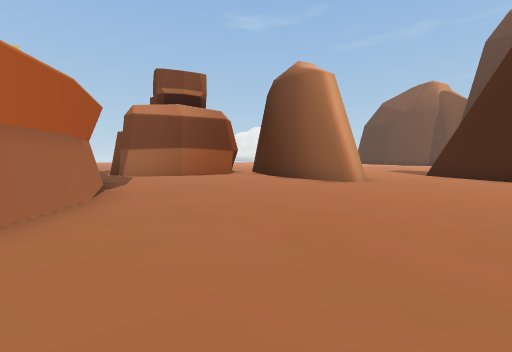
view 1 (above)

13 first-person views from a walk through a Unity game level. The camera is 1.2 m above the floor, tilts 4° down and sees 90° across. The floor is counted in squares, 2 m on a side. Each view is taken from the middle of a square. On the plan, view 1 faces up. The plan holds only what a view shows up to about 9 squares ahead; the rest is blank. The place goes on beyond the plan. Some surface patterns are stand-ins.

view 2
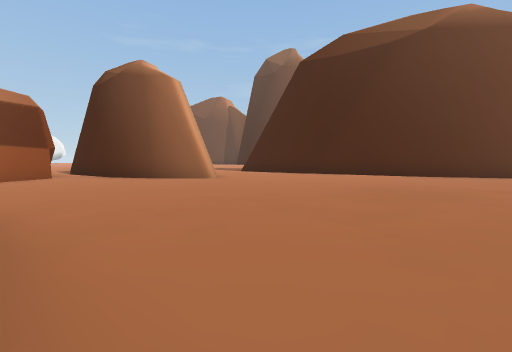

view 3
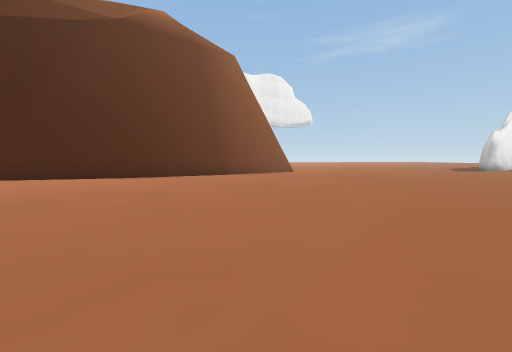

view 4
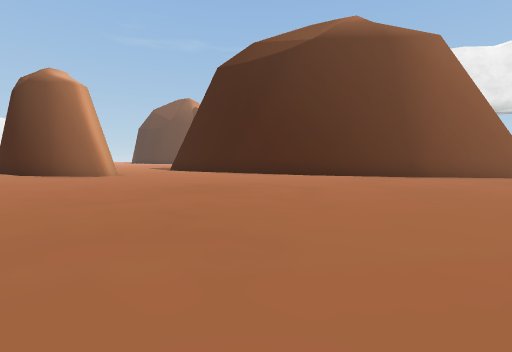

view 5
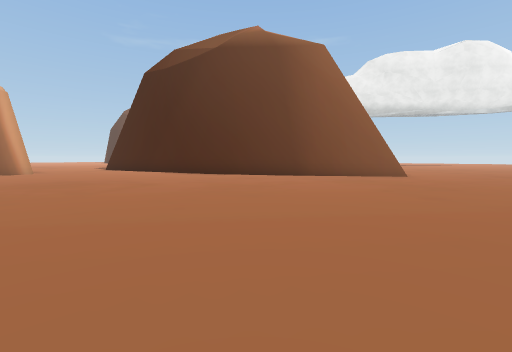

view 6
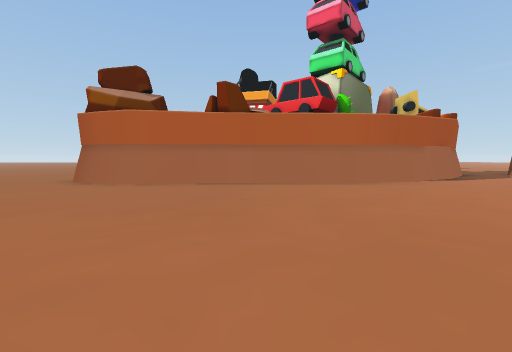

view 7
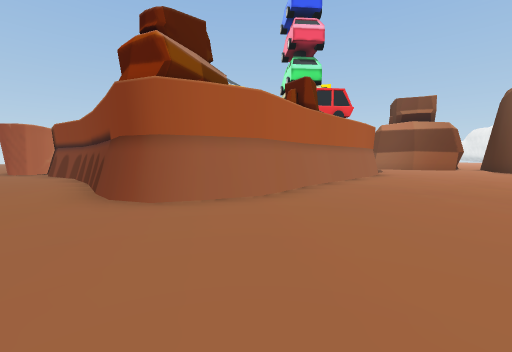

view 8
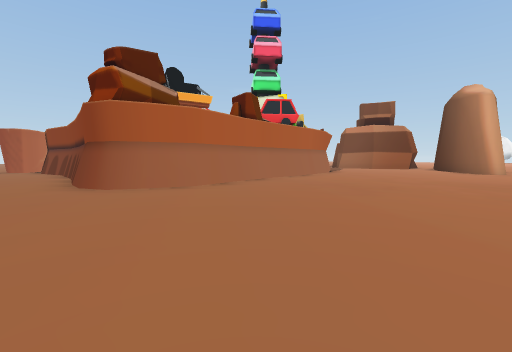

view 9
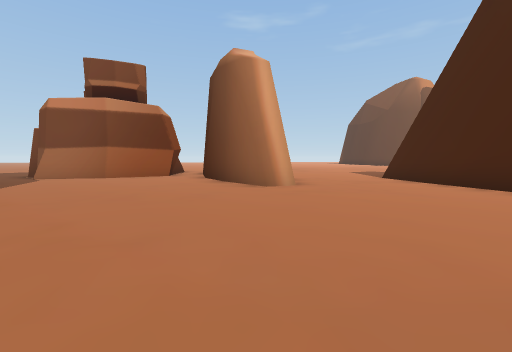

view 10
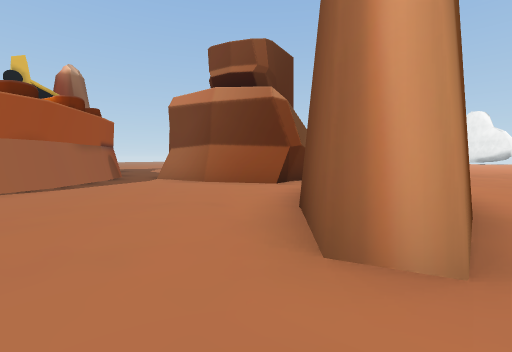

view 11
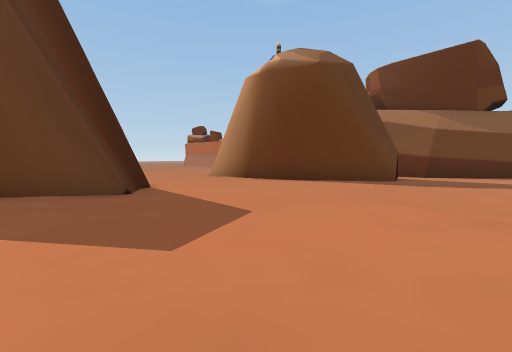

view 12
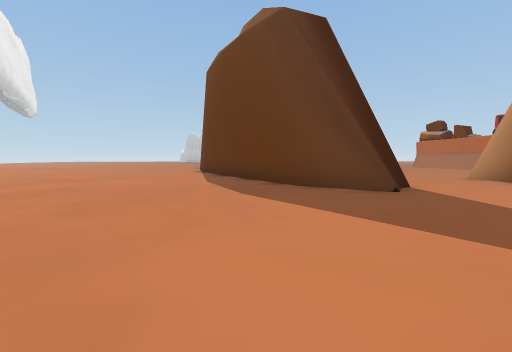

view 13
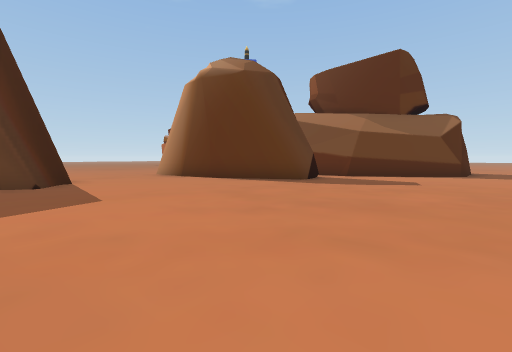

### Floor plan
Points are (right, up) in squares from view 1. A wall is a line through its corners. A room is listed if a view was taken in it or the views show most of it. See-through windows are left out.
Room 1 (views 1, 2, 3, 4, 5, 6, 7, 8, 9, 10)
walls: (-2.2, -1.4) (-1.9, -2.8) (-2.2, -3.8) (-2.4, -4.4) (-3, -4.7); (-2.3, 1.6) (-2.3, 0.5); (-2, -2.3) (-1.9, -2.8); (7.6, 2.1) (6.8, 4.9); (2.8, 6.7) (2.2, 6.5); (6.7, 5.5) (5.9, 8.3); (9.2, -0.8) (7.5, 2.2); (1.2, 7.6) (0.4, 8.9); (6.3, 6.4) (6, 8.4); (9.6, -1.3) (9.1, -0.6); (-4.5, -4.6) (-6.6, -4.4); (2.9, 8.3) (2.8, 6.9) (2.1, 6.6) (1.3, 7.6); (10.2, -2) (9.6, -1.2); (0.5, 8.8) (0, 10.8); (-1.4, 9.3) (-2.6, 8.6); (-5, 7.1) (-3.5, 5.7) (-2.6, 3.8) (-2.4, 2.5); (-2.9, 8.8) (-4.3, 8.4); (-1, 9.9) (-2.4, 8.8) (-4.3, 8.6) (-4.7, 8.8); (-0.7, 10.4) (-1, 10) (-0.9, 9.7); (-5.9, 7.7) (-4.8, 7); (-4.7, 8.9) (-5.2, 9)
low walls: (-1.8, -2.5) (-1.7, -3.1); (-0.9, 9.7) (-1.2, 9.5)
ways out: opening at (4, 7) to room 2; opening at (9, -4) to room 2; opening at (-5, 8)
Room 2 (views 11, 12, 13)
walls: (6.5, 9.6) (7, 8.7); (6.4, 9.4) (8.5, 8); (8, 8.5) (9.2, 6.5); (6.5, 8.9) (6.7, 9.4); (6, 8.4) (6.4, 8.5) (6.8, 9.2); (8.9, 6.8) (9.4, 6.2); (1.1, 11.6) (2.4, 9.6) (2.7, 8.2); (9.2, 6.4) (10.1, 4.9); (0.1, 11.7) (0.6, 11.8); (2.7, 8.4) (2.8, 6.9); (-1.4, 11.9) (-0.8, 10.1); (-3.2, 14.8) (-1.2, 12) (-1.2, 11.3); (-4.7, 14.9) (-3.3, 14.8); (11.3, -3.5) (10.2, -2)
low walls: (-3.3, 14.8) (-2.5, 14)
ways out: opening at (4, 7) to room 1; opening at (9, -4) to room 1

Where each view was taken, in squares from view 1:
view 1: 0 up, 0 right, facing up
view 2: 0 up, 2 left, facing up-right
view 3: 2 down, 0 right, facing right
view 4: 3 down, 0 right, facing up-right
view 5: 6 down, 2 right, facing up-right
view 6: 0 up, 4 right, facing left
view 7: 6 down, 1 right, facing up-left
view 8: 6 down, 3 right, facing up-left
view 9: 1 up, 2 right, facing up
view 10: 5 up, 3 right, facing up-left
view 11: 14 up, 8 right, facing down-left
view 12: 14 up, 9 right, facing down
view 13: 16 up, 7 right, facing down-left
